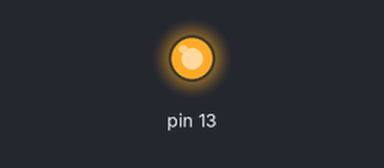
Bench run of a sketch on a simulated Arduino Uno, built with avr-gcc and run on an emulated ATmega328P. Parts: output pins drawn as LEDs (lit = HIGH). What the sketch prints to the serial monitor is not drawn.

Above: at 0.05 s.
At 38.3 s:
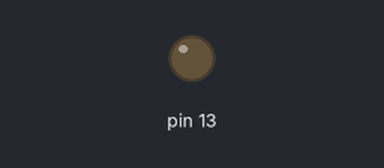
Timing chart, 0 to 49.8 s (numbered marks = the images above):
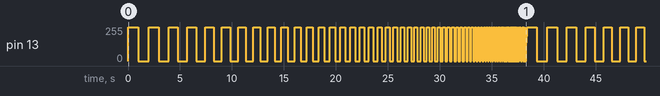

The sketch:

project1.ino
```cpp
//Programa : Pisca Led Arduino
//Autor : FILIPEFLOP

//Criando contador
int contador = 1000;
void setup()
{
//Define a porta do led como saida
pinMode(13, OUTPUT);

Serial.begin(9600);
}

void loop()
{
//Acende o led
digitalWrite(13, HIGH);

//Aguarda o intervalo especificado
delay(contador);

//Apaga o led
digitalWrite(13, LOW);

//Aguarda o intervalo especificado
delay(contador);
contador = contador*0.95;
Serial.print(contador, DEC);
Serial.print(", ");

if (contador == 0)
{
Serial.println("Reiniciando contador...");
contador = 1000;
Serial.print(contador, DEC);
Serial.print(", ");
}
}
```

Measured:
- by itself, pin 13: moves between 0/255 and 255/255, repeating every 38.3 s
